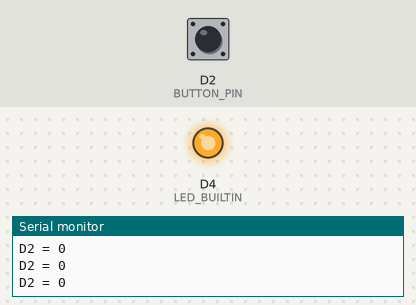
Bench run of a sketch on a simulated ESP8266 (NodeMCU). On the bench: output pins drawn as LEDs (lit = HIGH, except the on-board LED, lit = LOW), the last lines printed to the serial monitor. Inputs (shaded band) come from the test bench; at power-on: D2 (BUTTON_PIN) LOW.

Above: at 1.2 s.
1.3 s: D2 (BUTTON_PIN) pulled HIGH for 1 s
At 1.8 s:
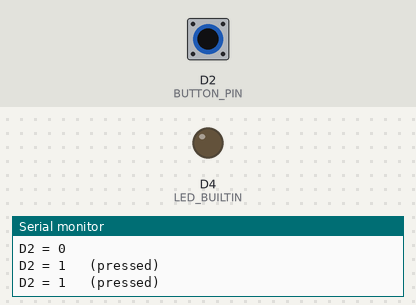
3.8 s: D2 (BUTTON_PIN) pulled HIGH for 3.2 s
At 7.4 s:
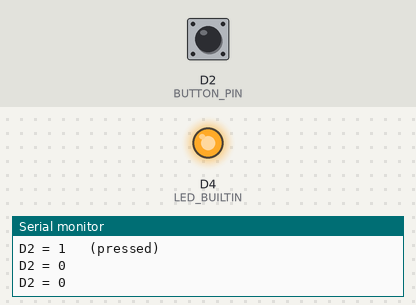
Timing chart, 0 to 8.9 s (numbered marks = the images above; inputs shaded):
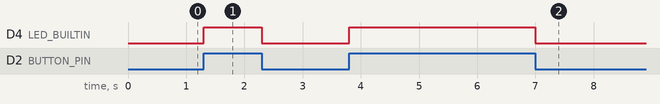

The sketch:

button_test.ino
```cpp
// button_test.ino
// Button test: checks the Grove button on D2 without the rest of the greenhouse code.
// - The board's built-in LED (the small "L" LED next to pin 13) lights while the button is held,
//   so you can test it without the Serial Monitor.
// - The Serial Monitor (9600 baud) prints the D2 reading 4 times a second.
//
// Button: D2 (same pin as the main sketch)
//
// What you should see:
//   not pressed -> D2 = 0, L LED off
//   pressed     -> D2 = 1, L LED on
// Always 0 even when pressed -> the button signal isn't reaching D2 (cable, port, or broken button)
// Always 1                   -> wired backwards or a different type of button
// Jumping between 0 and 1    -> the pin isn't connected to anything (loose cable)

const int BUTTON_PIN = D2;

void setup() {
  Serial.begin(9600);
  while (!Serial && millis() < 3000) { }

  pinMode(BUTTON_PIN, INPUT);
  pinMode(LED_BUILTIN, OUTPUT);

  Serial.println("Button test starting. Press and hold the button on D2.");
}

void loop() {
  int reading = digitalRead(BUTTON_PIN);
  digitalWrite(LED_BUILTIN, reading);   // L LED copies the button

  static unsigned long lastPrint = 0;
  if (millis() - lastPrint >= 250) {
    lastPrint = millis();
    Serial.print("D2 = ");
    Serial.print(reading);
    Serial.println(reading == HIGH ? "   (pressed)" : "");
  }
}
```

Measured:
- after the input at 1.3 s, D4 (LED_BUILTIN): LOW → HIGH at once, → LOW 1.0 s later
- after the input at 3.8 s, D4 (LED_BUILTIN): LOW → HIGH at once, → LOW 3.2 s later
